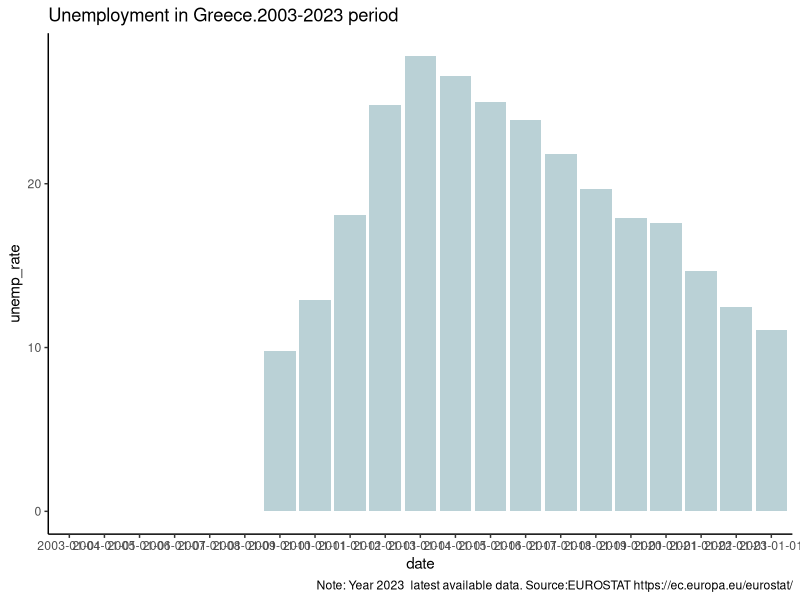
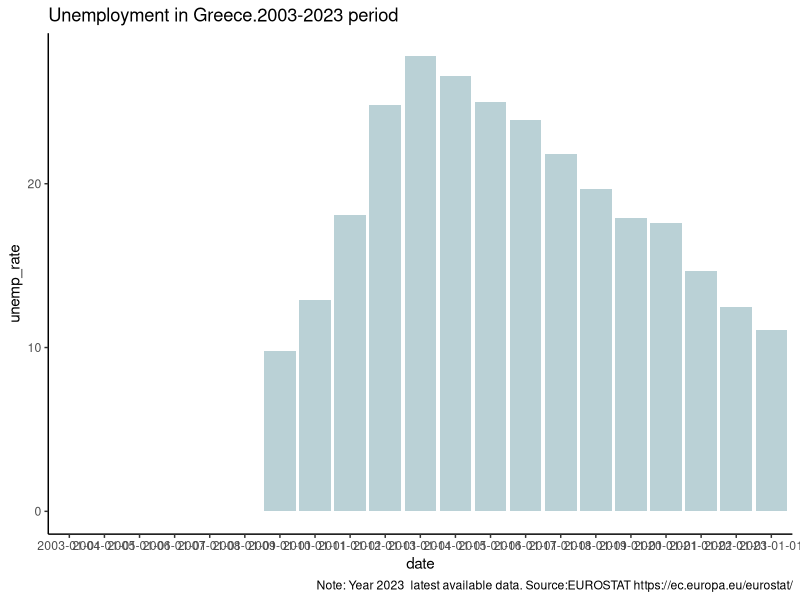

Here is the R script that generated these plots, in order:
## ---- chunk 1
knitr::opts_chunk$set(echo = TRUE, warning = FALSE, message = FALSE,
                      dpi = 180, fig.width = 8, fig.height = 5)
library(tidyverse) 
## ---- chunk 2
# 1. Import previous files.
library(here)
library(tidyverse)

# 1. Import unemployment indicator data 
unemp_data <- read.table(here("data_cleansed", "EU_UNEMP_CLEAN_une_rt_a_LONG.csv"),
                         header =TRUE, sep =',',stringsAsFactors =TRUE)
head(unemp_data)
## ---- chunk 3
# 2. Subset data for Greece
str(unemp_data)
head(unemp_data)

unemp_greece <- unemp_data %>% 
  filter(country %in% c("greece")) %>%  
  select(-c(X))
unemp_greece
## ---- chunk 4
# 3. Create two flags
# 3.1. Flag for highest unemployment year
str(unemp_greece)

unemp_greece_max <- unemp_greece %>% 
  mutate(
    Date = as.Date(date),
    unemp_round = round(unemp_rate,0),
    max_unemp = max(unemp_rate, na.rm = TRUE),
    Max_unemp_flag = ifelse(unemp_rate == max_unemp,TRUE,FALSE) 
  ) %>% 
  select(date,Date,country,unemp_rate,max_unemp,Max_unemp_flag)

str(unemp_greece_max)

unemp_greece_latest <- unemp_greece_max %>% 
  mutate(
      Latest_date = max(Date),
      Max_date_flag = ifelse(Date == Latest_date,TRUE,FALSE))
## ---- chunk 5
head(unemp_greece_latest)
## ---- chunk 6
names(unemp_greece_latest)
## ---- chunk 7
# Create a basic bar plot
str(unemp_greece)
Plot01 <- unemp_greece %>% 
  ggplot(aes(x = date, y = unemp_rate)) +
  geom_col(fill = "#BAD1D6")

Plot02 <- unemp_greece %>% 
  ggplot(aes(x = date, y = unemp_rate)) +
  geom_col(fill = "#BAD1D6") +
labs(title = "Unemployment in Greece.2003-2023 period",
     caption = "Note: Year 2023  latest available data. Source:EUROSTAT https://ec.europa.eu/eurostat/") +
  theme_classic() 

Plot02
ggsave("plots_output/10_Greece_unemployment_value.png", width = 6.38, height = 5.80)

